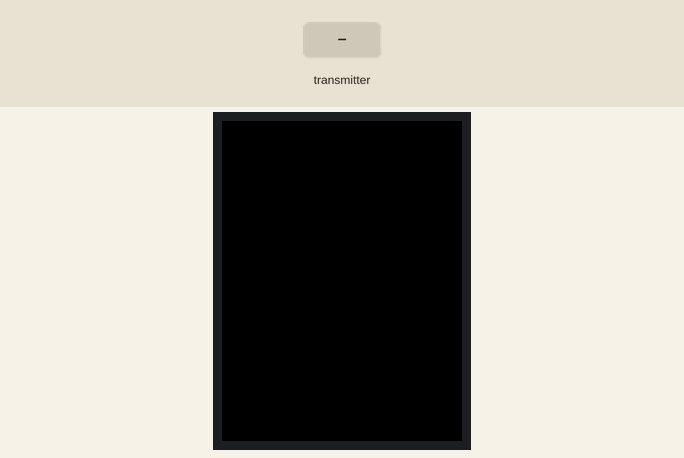
The sketch below on a simulated ESP32. On the bench: 320×240 colour display. The test bench sets the inputs (shaded band).

Above: at 1.4 s.
1.5 s: the transmitter starts sending kwh_totaal = 0
At 2.0 s:
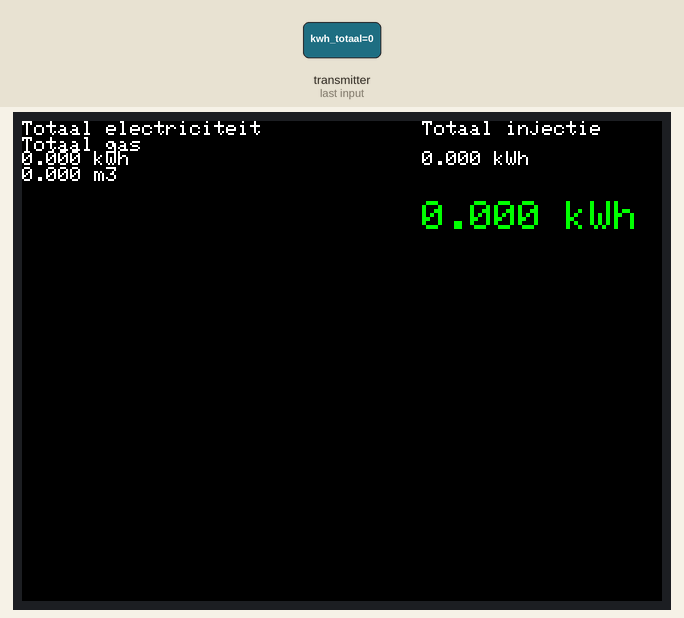
4.5 s: the transmitter starts sending verbruik_nu = 25
At 4.88 s:
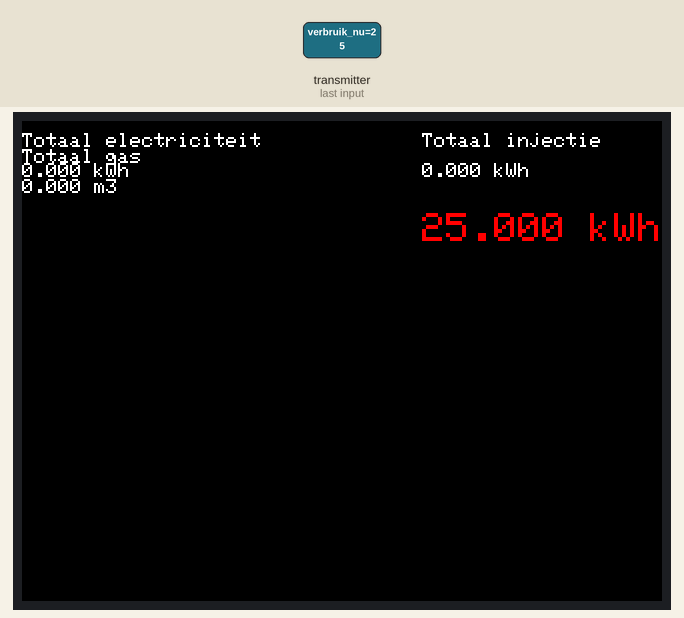
7.5 s: the transmitter starts sending relais1 = 1
At 8.0 s:
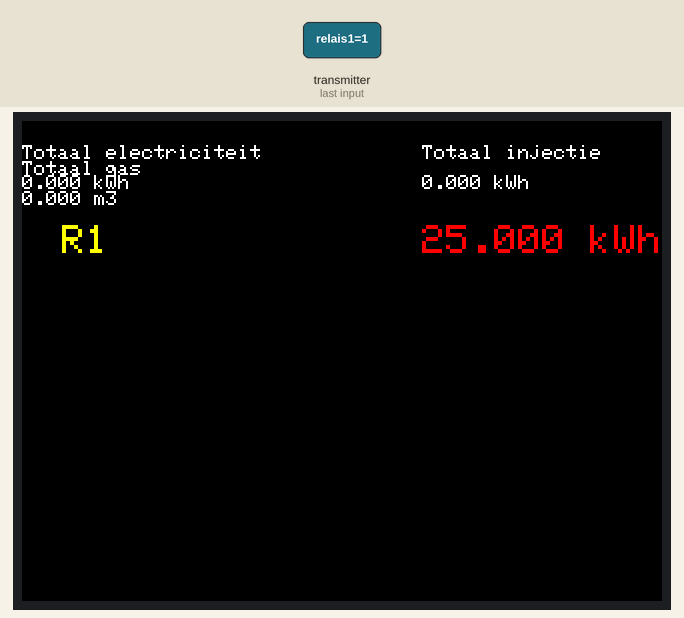
10.5 s: the transmitter starts sending injectie_nu = 25
At 10.88 s:
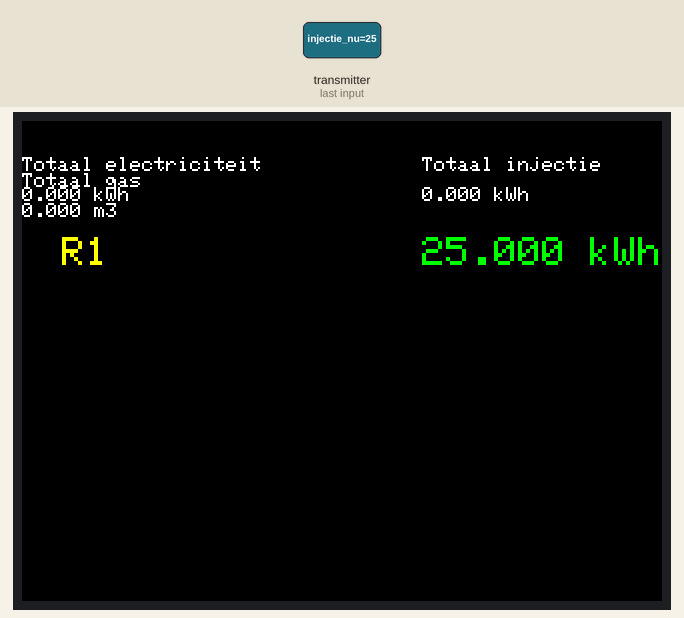
13.5 s: the transmitter starts sending pwm1_sturing = 1024
At 13.88 s:
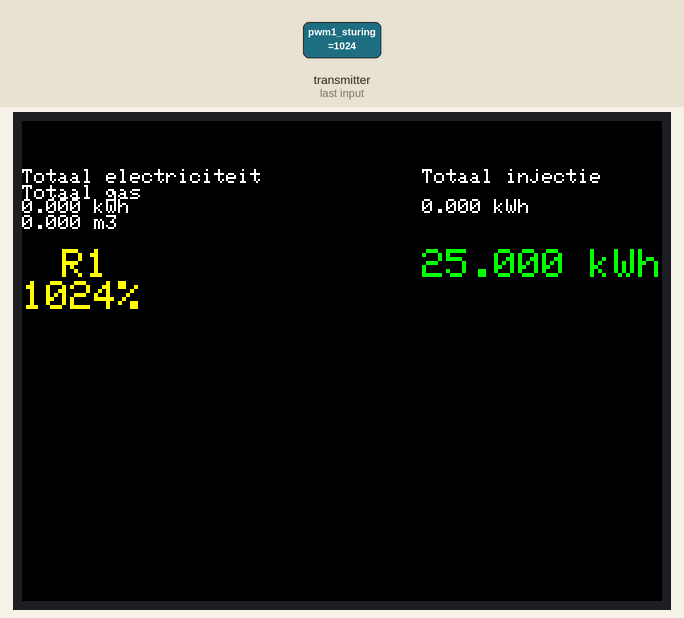
16.5 s: the transmitter starts sending injectie_nu = 0
At 16.88 s:
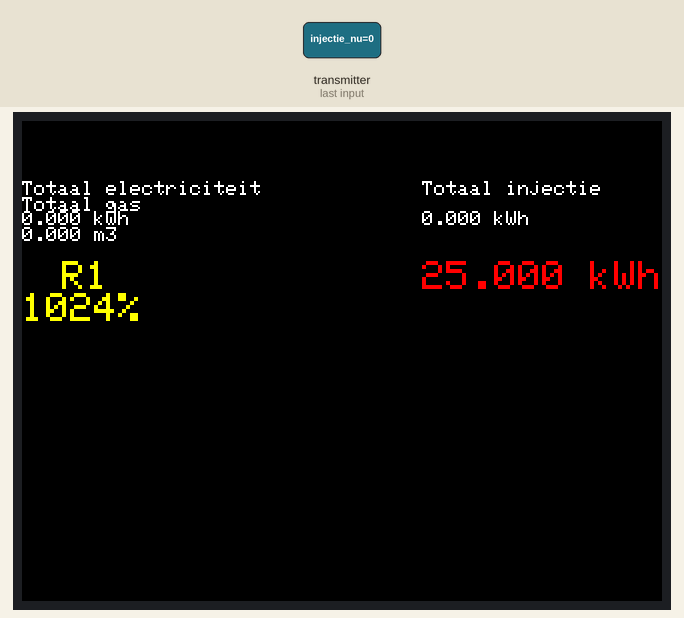
Timing chart, 0 to 19.5 s (numbered marks = the images above; inputs shaded):
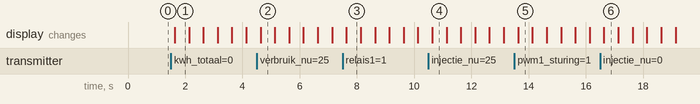

The sketch:

slimme_meter_esp32_display_V2.ino
```cpp
// (licence header left out)
/*
 * IMPORTANT
 * This program uses ESP32 Core for Arduino IDE Version 3.0.X
 * ESP32 core for Arduini IDE Version 2.X will NOT work
 */


#include <esp_now.h>
#include <WiFi.h>
#include <TFT_eSPI.h>
#include <SPI.h>

TFT_eSPI tft = TFT_eSPI();

typedef struct meter_data{
  float kwh_totaal;
  float injectie_totaal;
  float injectie_nu;
  float verbruik_nu;
  float gas_totaal;
  bool  relais1;
  bool  relais2;
  int   pwm1_sturing;
  int   pwm2_sturing;
}meter_data;
meter_data ingelezen;

unsigned long begin_millis;
int positie = 0;
int x = 1;

void OnDataRecv(const uint8_t * mac, const uint8_t *incomingData, int len);

void setup() {
  Serial.begin(115200);
  WiFi.mode(WIFI_STA);
  if (esp_now_init() != ESP_OK) {
    Serial.println("Error initializing ESP-NOW");
    return;
  }
  esp_now_register_recv_cb(esp_now_recv_cb_t(OnDataRecv));
  tft.begin();
  tft.setRotation(1);
  tft.setTextSize(1);
  tft.fillScreen(TFT_BLACK);
}

void loop() {

}

void OnDataRecv(const uint8_t * mac, const uint8_t *incomingData, int len) {
  memcpy(&ingelezen, incomingData, sizeof(ingelezen));
  tft.fillScreen(TFT_BLACK);
  tft.setTextColor(TFT_WHITE);
  tft.setTextSize(1);
  tft.setCursor(0, positie);
  tft.print("Totaal electriciteit");
  tft.setCursor(200, positie);
  tft.print("Totaal injectie");
  tft.setCursor(400, positie);
  tft.print("Totaal gas");
  tft.setCursor(0, positie + 15);
  tft.print(ingelezen.kwh_totaal, 3);
  tft.print(" kWh");
  tft.setCursor(200, positie + 15);
  tft.print(ingelezen.injectie_totaal, 3);
  tft.print(" kWh");
  tft.setCursor(400, positie + 15);
  tft.print(ingelezen.gas_totaal, 3);
  tft.print(" m3");
  tft.setTextSize(2);
  if(ingelezen.relais1){
    tft.setCursor(20, positie + 40);
    tft.setTextColor(TFT_YELLOW);
    tft.print("R1");
  }
  if(ingelezen.relais2){
    tft.setCursor(90, positie + 40);
    tft.setTextColor(TFT_YELLOW);
    tft.print("R2");
  }
  if(ingelezen.pwm1_sturing > 0){
    tft.setCursor(330, positie + 40);
    tft.setTextColor(TFT_YELLOW);
    tft.print(ingelezen.pwm1_sturing);
    tft.print("%");
  }
  if(ingelezen.pwm2_sturing > 0){
    tft.setCursor(420, positie + 40);
    tft.setTextColor(TFT_YELLOW);
    tft.print(ingelezen.pwm2_sturing);
    tft.print("%");
  }

  tft.setCursor(200, positie + 40);
  if(ingelezen.injectie_nu >= ingelezen.verbruik_nu){
    tft.setTextColor(TFT_GREEN);
    tft.print(ingelezen.injectie_nu, 3);
    tft.print(" kWh");
  }
  else{
    tft.setTextColor(TFT_RED);
    tft.setTextSize(2);
    tft.print(ingelezen.verbruik_nu, 3);
    tft.print(" kWh");
  }
  positie = positie + x;
  if((positie == 250)|| (positie == 0)){
    x = x * -1;
  }
}
```

Measured:
- after the input at 1.5 s, the display: changes after 0.13 s (image 1)
- after the input at 4.5 s, the display: changes after 0.13 s (image 2)
- after the input at 7.5 s, the display: changes after 0.13 s (image 3)
- after the input at 10.5 s, the display: changes after 0.13 s (image 4)
- after the input at 13.5 s, the display: changes after 0.13 s (image 5)
- after the input at 16.5 s, the display: changes after 0.13 s (image 6)
- what the display in image 1 shows lasts 0.5 s, from 1.6 s to 2.1 s
